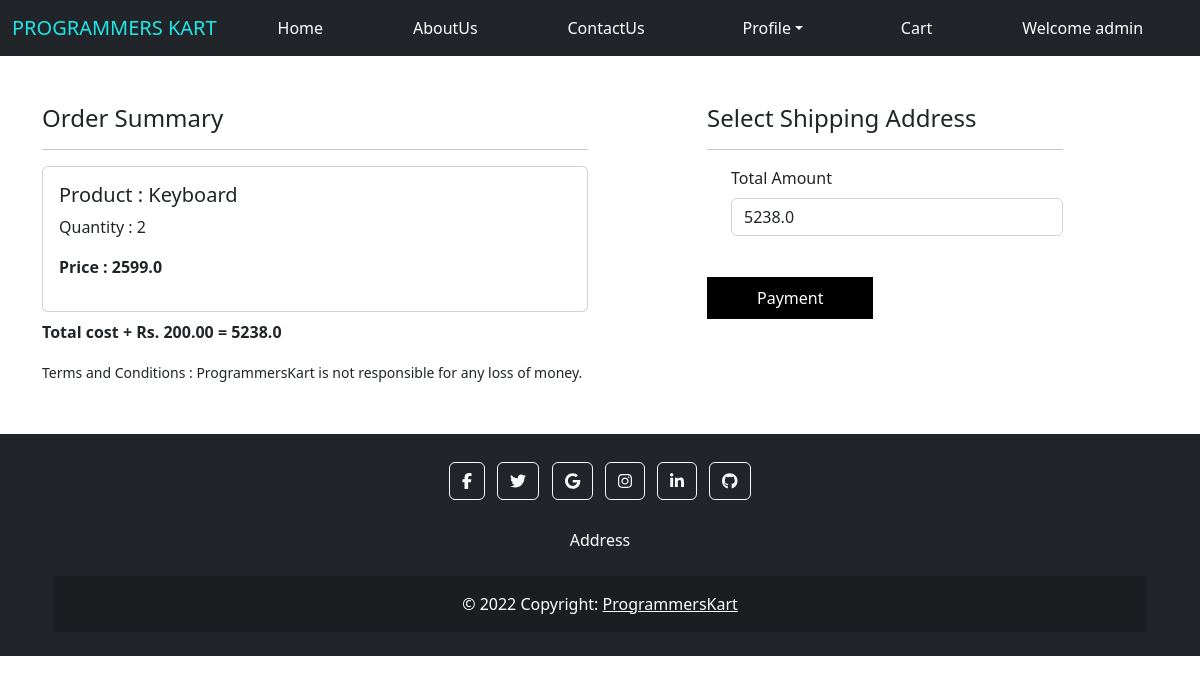
Before: /checkout/ (signed in) with the older database file.
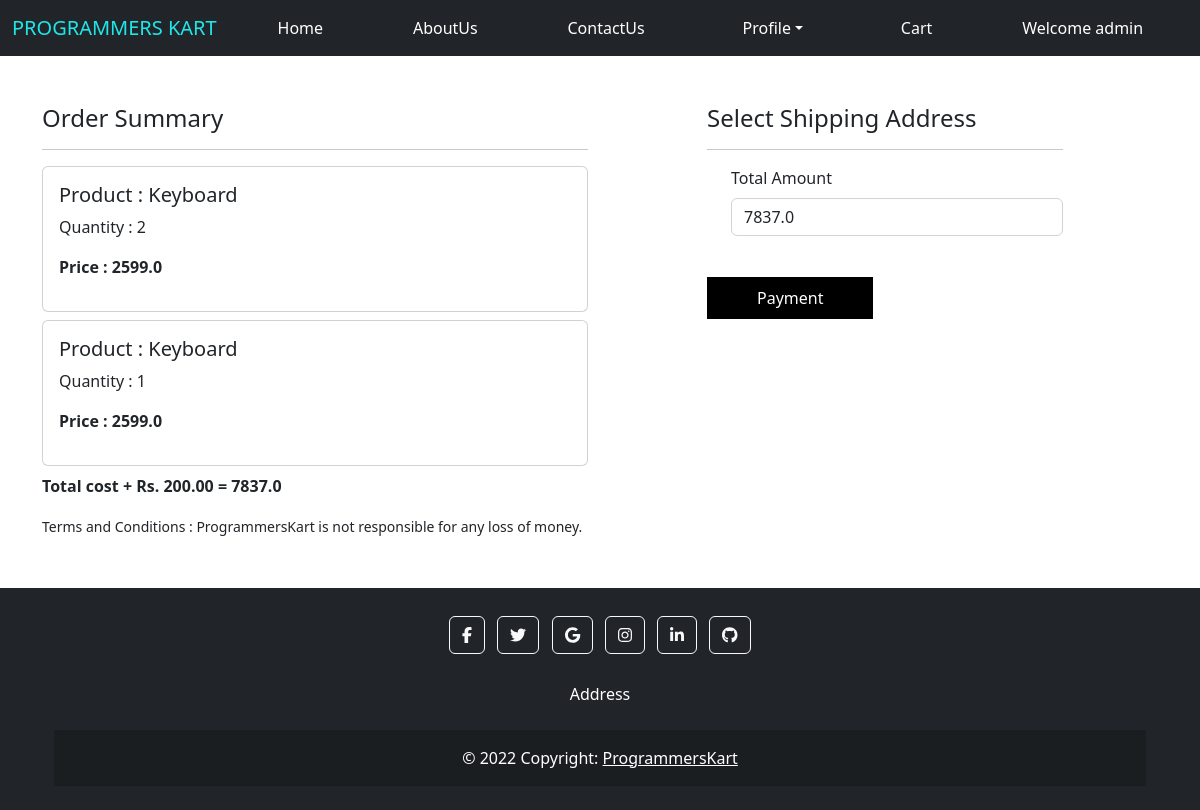
After: the same page with the newer database file.
### proKApp/models.py (models this page shows, shortened)
class Cart(models.Model):
    user = models.ForeignKey(User,on_delete=models.CASCADE)
    product = models.ForeignKey(Product,on_delete=models.CASCADE)
    quantity = models.PositiveIntegerField(default=1)

class Product(models.Model):
    title = models.CharField(max_length=100)
    selling_price = models.FloatField()
    description = models.TextField()
    category = models.CharField(choices=CATEGORY_CHOICES, max_length=2)
    product_image = models.ImageField(upload_to='product')

### proKApp/views.py (the view)
# urls.py: path('checkout/',views.checkout.as_view(), name='checkout'),
class checkout(View):
    def get(self,request):
        user=request.user
        add=Customer.objects.filter(user=user)
        cart_items=Cart.objects.filter(user=user)
        famount=0
        for p in cart_items:
            value=p.quantity * p.product.selling_price
            famount=famount+value
        totalamount=famount+40
        return render(request, 'apps/checkout.html',locals())

### proKApp/templates/apps/checkout.html (shortened to what this page needs)
{%extends 'apps/base.html' %}
{% load static %}
{%block content%}
<div class="container">
    <div class="row mt-5">
        <div class="col-sm-6 ">
            <h4>Order Summary</h4>
            <hr>
            {% for item in cart_items %}
                <div class="card mb-2">
                    <div class="card-body shadow-none ">
                        <h5>Product : {{item.product.title}}</h5>
                        <p>Quantity : {{item.quantity}}</p>
                        <p class="fw-bold">Price : {{item.product.selling_price}}</p>
                    </div>
                </div>
            {% endfor %}
            <p class="fw-bold">Total cost + Rs. 200.00 = {{totalamount}}</p>
            <small>Terms and Conditions : ProgrammersKart is not responsible for any loss of money.</small>
        </div>
        <div class="col-sm-4 offset-sm-1">
            <h4>Select Shipping Address</h4>
            <hr>
            <form method="post" id="myform">
                <div class="form-check mb-3 totalAmountBlock">
                    <label for="totamount" class="form-label">Total Amount</label>
                    <input type="number" class="form-control" name="totamount" value="{{totalamount}}" readonly>
                </div>
                <div class="text-only">
                    <a href="{% url 'payment' %}">Payment</a>
                </div>
            </form>
        </div>
    </div>
</div>
{%endblock content%}

Changed rows visible on the page:
added Cart: product "Keyboard", quantity "1", product.selling_price "2599.0"
Other visible differences:
{{ totalamount }}: "5238.0" → "7837.0"
form field totamount: "5238.0" → "7837.0"
